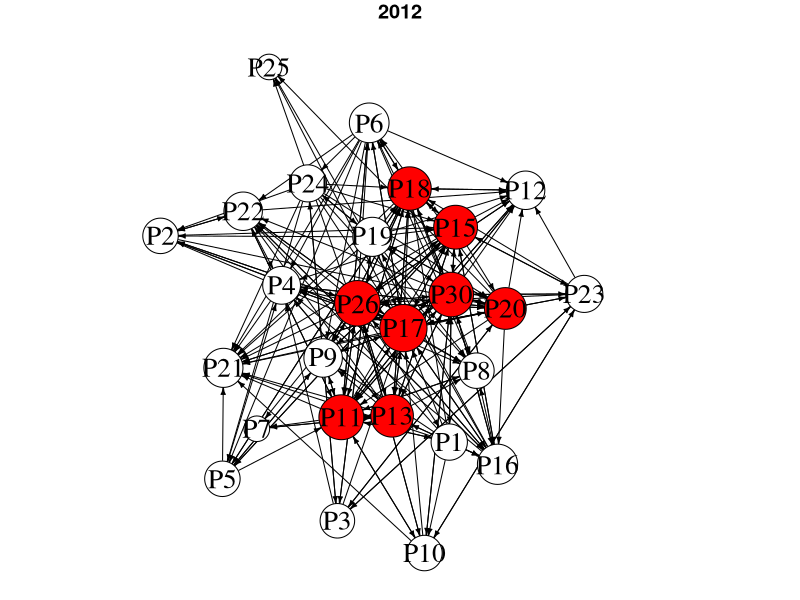
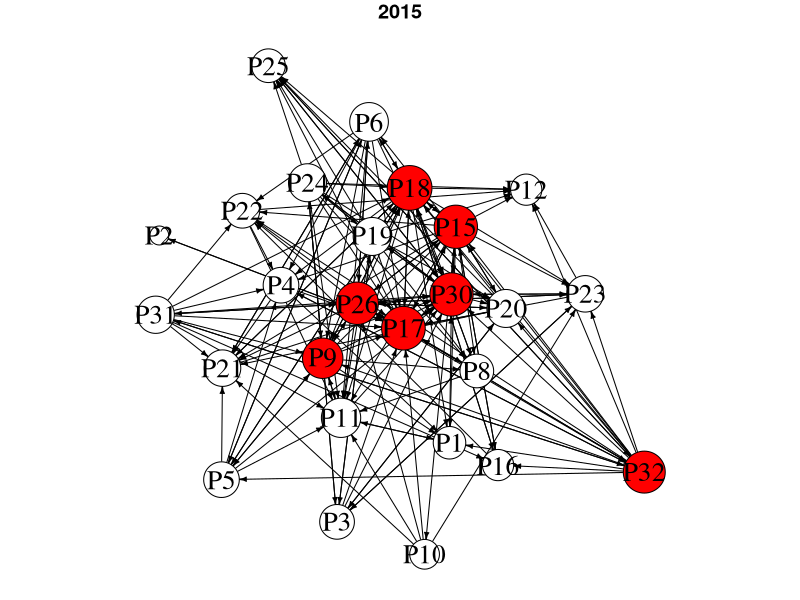

The R script that drew these images, in order:
### visualization of the knowledge network between firms in 2012 and 2015 ###


# packages
library(data.table)
library(dplyr)
library(igraph)

# for reproduction
set.seed(16)



##__  PLOT - highlight the core of the network and entries/exits __##

## DATA PREP ## 

# graph from matrix
mat1 <-as.matrix(read.csv("../data/KNetwork1.csv", sep=";", header=TRUE, row.names = 1))
graph1 <- graph.adjacency(mat1)

mat2 <-as.matrix(read.csv("../data/KNetwork2.csv", sep=";", header=TRUE, row.names = 1))
graph2 <- graph.adjacency(mat2)

# core/periphery characteristics of nodes
cp_df <- data.frame(fread("../data/core_periphery.csv", sep=";"), row.names = 1)

# add core/periphery attribute
V(graph1)$core <- cp_df$core2012
V(graph2)$core <- cp_df$core2015


# assign colors
V(graph1)[V(graph1)$core == 0]$color <- "white"
V(graph1)[V(graph1)$core == 1]$color <- "red"

V(graph2)[V(graph2)$core == 0]$color <- "white"
V(graph2)[V(graph2)$core == 1]$color <- "red"

# network layout
set.seed(45)
la <- layout_with_graphopt(graph1, niter=500, mass=2500)*1000


## PLOT 1
title <- "core_periphery_2012"
file_name <- paste("../figures/", title, ".png", sep="")
png(file_name, width=1200, height=900, units = 'px')

par(mar=c(0,0,1,0) + 0.1, mgp=c(3,1,0))

plot(graph1, layout=la*1000,
	vertex.size=5+4*log(degree(graph1)),
	vertex.label.color="black",
	vertex.label.cex=1.65,
	edge.color="black",
	edge.arrow.size=0.35,
	main="2012", cex.main=1.6)
dev.off()


## PLOT 2
title <- "core_periphery_2015"
file_name <- paste("../figures/", title, ".png", sep="")
png(file_name, width=1200, height=900, units = 'px')

par(mar=c(0,0,1,0) + 0.1, mgp=c(3,1,0))

plot(graph2, layout=la*1000,
     vertex.size=5+4*log(degree(graph2)),
     vertex.label.color="black",
     vertex.label.cex=1.65,
     edge.color="black",
     edge.arrow.size=0.35,
     main="2015", cex.main=1.6)
dev.off()




